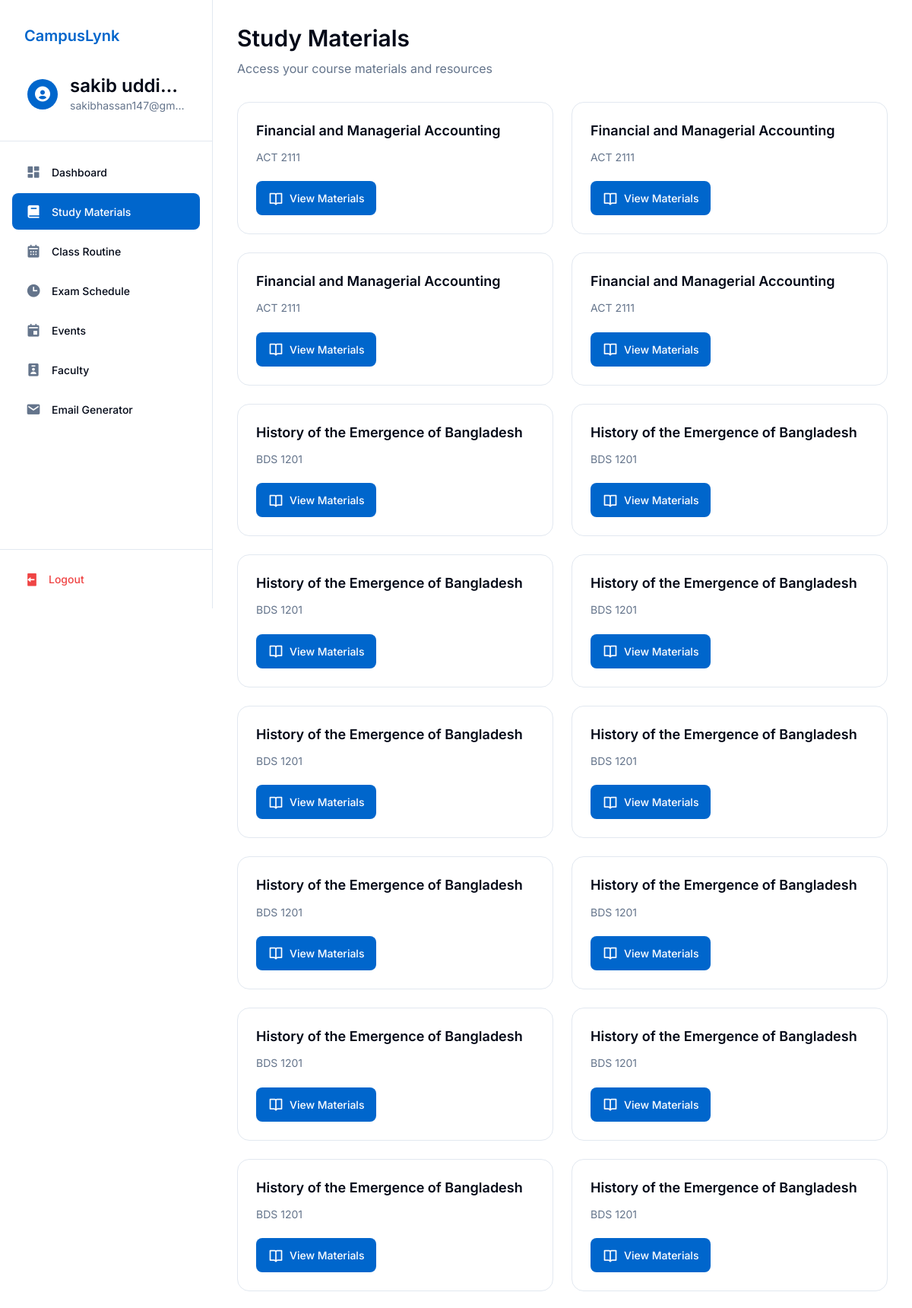
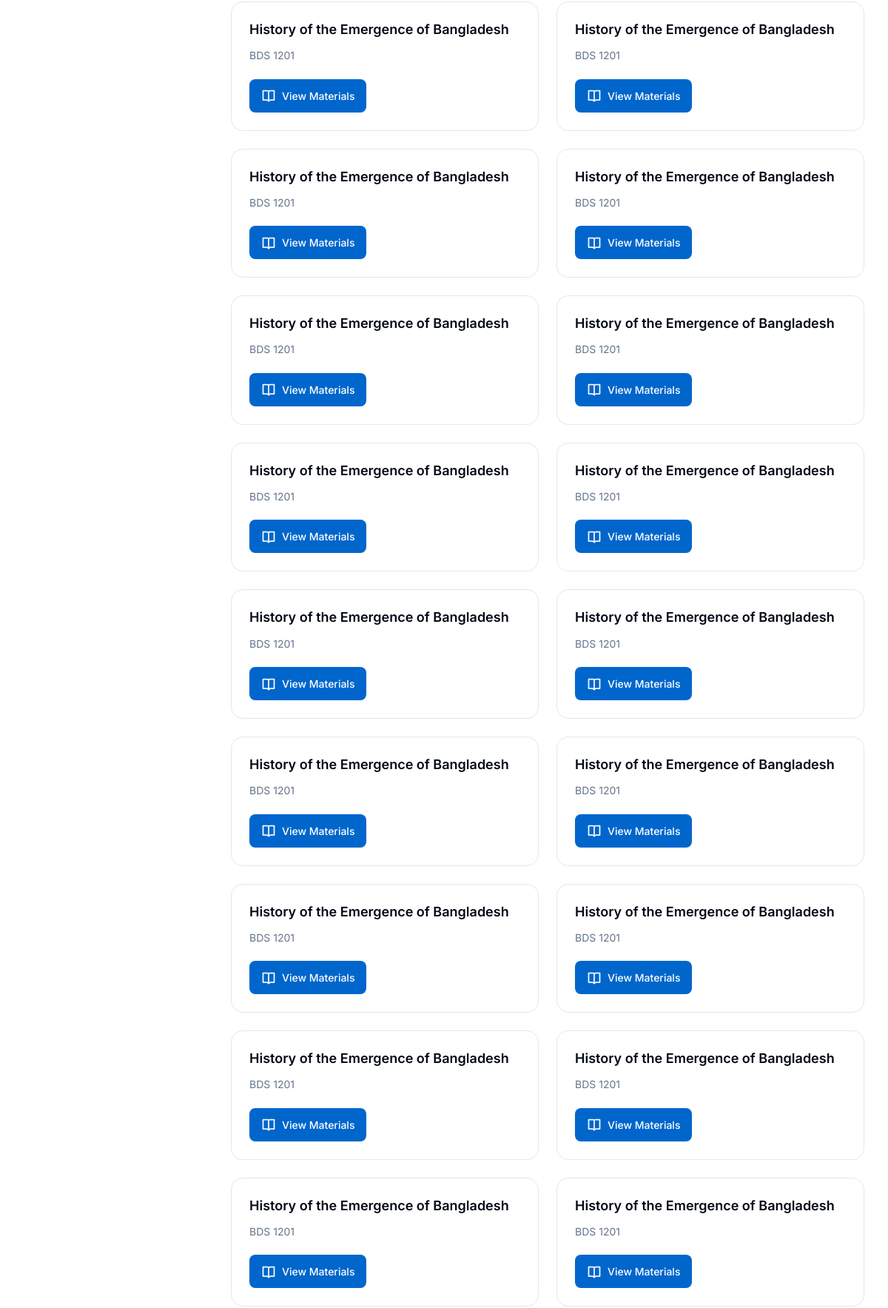
Page /study-materials.php (signed in, upper part) on the committed database (2 pictures, top to bottom).
### tables this page shows
CREATE TABLE `users` (
  `id` int(11) NOT NULL,
  `username` varchar(255) NOT NULL,
  `email` varchar(255) NOT NULL,
  `password` varchar(255) NOT NULL,
  `role` enum('student','faculty','admin') NOT NULL,
  `name` varchar(255) NOT NULL
);

CREATE TABLE `upcoming_courses` (
  `id` int(11) NOT NULL,
  `course_code` varchar(20) NOT NULL,
  `course_title` varchar(100) NOT NULL,
  `section` varchar(10) NOT NULL,
  `time` varchar(20) NOT NULL,
  `day` varchar(20) NOT NULL
);

### study-materials.php (the view, shortened to what this page needs)
<?php
$database = new Database();
$db = $database->getConnection();
try {
    $query = "SELECT * FROM upcoming_courses";
    $stmt = $db->prepare($query);
    $stmt->execute();
    $courses = $stmt->fetchAll(PDO::FETCH_ASSOC);
} catch(PDOException $e) {
    echo "<script>alert('Database Error: " . $e->getMessage() . "');</script>";
}
?>
<!DOCTYPE html>
<html lang="en">
<head>
    <link href='https://unpkg.com/boxicons@2.1.4/css/boxicons.min.css' rel='stylesheet'>
    <link rel="stylesheet" href="css/base.css">
    <link rel="stylesheet" href="css/layout.css">
    <link rel="stylesheet" href="css/components.css">
    <link rel="stylesheet" href="css/study-materials.css">
</head>
<body>
    <?php include 'sidebar.php'; ?>
    <main class="main-content">
        <section class="welcome-section">
            <h1>Study Materials</h1>
            <p class="text-muted">Access your course materials and resources</p>
        </section>
        <div class="course-grid">
            <?php foreach ($courses as $course): ?>
            <div class="course-card">
                <h3 class="course-title"><?php echo htmlspecialchars($course['course_title']); ?></h3>
                <p class="course-description"><?php echo htmlspecialchars($course['course_code']); ?></p>
                <a href="view_materials.php?course_id=<?php echo $course['id']; ?>" class="btn-view-materials">
                    <i class='bx bx-book-open'></i>
                    <span>View Materials</span>
                </a>
            </div>
            <?php endforeach; ?>
        </div>
    </main>
</body>
</html>

### sidebar.php (shortened to what this page needs)
<?php
try {
    $database = new Database();
    $db = $database->getConnection();
    $query = $db->prepare("SELECT name FROM users WHERE email = ?");
    $query->execute([$_SESSION['useremail']]);
    $user = $query->fetch(PDO::FETCH_ASSOC);
} catch (PDOException $e) {
    header("Location: login.php?error=Database Error: " . urlencode($e->getMessage()));
    exit();
}
$current_page = basename($_SERVER['PHP_SELF']);
?>
<link href='https://unpkg.com/boxicons@2.1.4/css/boxicons.min.css' rel='stylesheet'>
<aside class="sidebar">
    <div class="sidebar-header">
        <div class="logo-and-title-div">
            <a href="dashboard.php" class="navbar-brand">CampusLynk</a>
        </div>
        <a href="profile.php" class="user-info">
            <div class="user-avatar">
                <i class='bx bxs-user-circle'></i>
            </div>
            <div class="user-details">
                <h3 class="user-name"><?php echo htmlspecialchars($user['name']); ?></h3>
                <p class="user-email"><?php echo htmlspecialchars($_SESSION['useremail']); ?></p>
            </div>
        </a>
    </div>
    <div class="sidebar-content">
        <ul class="nav-links">
            <li>
                <a href="dashboard.php" class="nav-link <?php echo $current_page === 'dashboard.php' ? 'active' : ''; ?>">
                    <i class='bx bxs-dashboard'></i>
                    <span>Dashboard</span>
                </a>
            </li>
            <li>
                <a href="study-materials.php" class="nav-link <?php echo $current_page === 'study-materials.php' ? 'active' : ''; ?>">
                    <i class='bx bxs-book'></i>
                    <span>Study Materials</span>
                </a>
            </li>
            <li>
                <a href="class_routine1.php" class="nav-link <?php echo $current_page === 'class_routine1.php' ? 'active' : ''; ?>">
                    <i class='bx bxs-calendar'></i>
                    <span>Class Routine</span>
                </a>
            </li>
            <li>
                <a href="exam_schedule.php" class="nav-link <?php echo $current_page === 'exam_schedule.php' ? 'active' : ''; ?>">
                    <i class='bx bxs-time'></i>
                    <span>Exam Schedule</span>
                </a>
            </li>
            <li>
                <a href="eventpage.php" class="nav-link <?php echo $current_page === 'eventpage.php' ? 'active' : ''; ?>">
                    <i class='bx bxs-calendar-event'></i>
                    <span>Events</span>
                </a>
            </li>
            <li>
                <a href="faculty.php" class="nav-link <?php echo $current_page === 'faculty.php' ? 'active' : ''; ?>">
                    <i class='bx bxs-user-badge'></i>
                    <span>Faculty</span>
                </a>
            </li>
            <li>
                <a href="email_assistant.php" class="nav-link <?php echo $current_page === 'email_assistant.php' ? 'active' : ''; ?>">
                    <i class='bx bxs-envelope'></i>
                    <span>Email Generator</span>
                </a>
            </li>
        </ul>
    </div>
    <div class="sidebar-footer">
        <a href="logout.php" class="logout-btn">
            <i class='bx bxs-log-out'></i>
            <span>Logout</span>
        </a>
    </div>
</aside>

### css/base.css (style rules this page uses)
:root { --background: #ffffff; --foreground: #020817; --card: #ffffff; --card-foreground: #020817; --popover: #ffffff; --popover-foreground: #020817; --primary: #0066cc; --primary-foreground: #ffffff; --secondary: #f1f5f9; --secondary-foreground: #0f172a; --muted: #f1f5f9; --muted-foreground: #64748b; --accent: #f1f5f9; --accent-foreground: #0f172a; --destructive: #ef4444; --destructive-foreground: #ffffff; --success: #16a34a; --success-foreground: #ffffff; --border: #e2e8f0; --input: #e2e8f0; --ring: #0066cc; --spacing-1: 0.25rem; --spacing-2: 0.5rem; --spacing-3: 0.75rem; --spacing-4: 1rem; --spacing-5: 1.25rem; --spacing-6: 1.5rem; --spacing-8: 2rem; --spacing-10: 2.5rem; --spacing-12: 3rem; --radius-sm: 0.125rem; --radius: 0.5rem; --radius-md: 0.75rem; --radius-lg: 1rem; --shadow-sm: 0 1px 2px rgba(0, 0, 0, 0.05); --shadow: 0 1px 3px rgba(0, 0, 0, 0.1), 0 1px 2px rgba(0, 0, 0, 0.06); --shadow-md: 0 4px 6px -1px rgba(0, 0, 0, 0.1), 0 2px 4px -1px rgba(0, 0, 0, 0.06); --shadow-lg: 0 10px 15px -3px rgba(0, 0, 0, 0.1), 0 4px 6px -2px rgba(0, 0, 0, 0.05); }
* { margin: 0; padding: 0; box-sizing: border-box; font-family: 'Inter', sans-serif; }
body { background-color: var(--background); color: var(--foreground); line-height: 1.5; }
h1, h2, h3, h4, h5, h6 { font-weight: 600; line-height: 1.25; margin-bottom: var(--spacing-4); }
h1 { font-size: 2.25rem; }
h3 { font-size: 1.5rem; }
.text-muted { color: var(--muted-foreground); }
.main-content { margin-left: 280px; padding: 2rem; min-height: 100vh; background-color: var(--background); }

### css/layout.css (style rules this page uses)
:root { --sidebar-width: 280px; }
.main-content { margin-left: var(--sidebar-width); padding: 2rem; min-height: 100vh; background: var(--background); }
.sidebar { width: var(--sidebar-width); height: 100vh; background-color: var(--background); border-right: 1px solid var(--border); display: flex; flex-direction: column; position: fixed; left: 0; top: 0; z-index: 1000; overflow-y: auto; }
.sidebar-header { padding: 1.5rem; border-bottom: 1px solid var(--border); display: flex; flex-direction: column; gap: 1rem; background: var(--background); }
.logo-and-title-div { display: flex; align-items: center; gap: 0.75rem; text-decoration: none; padding: 0.5rem; border-radius: var(--radius); transition: background-color 0.2s; }
.navbar-brand { color: var(--primary); font-size: 1.25rem; font-weight: 600; text-decoration: none; }
.user-info { display: flex; align-items: center; gap: 1rem; padding: 0.75rem; border-radius: var(--radius); transition: background-color 0.2s; text-decoration: none; }
.user-avatar { width: 40px; height: 40px; border-radius: 50%; background: var(--primary); display: flex; align-items: center; justify-content: center; flex-shrink: 0; }
.user-avatar i { font-size: 1.5rem; color: var(--primary-foreground); }
.user-details { flex: 1; min-width: 0; }
.user-name { font-weight: 600; color: var(--foreground); margin: 0; white-space: nowrap; overflow: hidden; text-overflow: ellipsis; }
.user-email { font-size: 0.875rem; color: var(--muted-foreground); margin: 0; white-space: nowrap; overflow: hidden; text-overflow: ellipsis; }
.sidebar-content { flex: 1; display: flex; flex-direction: column; padding: 1rem 0; }
.nav-links { list-style: none; padding: 0 1rem; margin: 0; }
.nav-links li { margin-bottom: 0.25rem; }
.nav-link { display: flex; align-items: center; gap: 0.75rem; padding: 0.75rem 1rem; color: var(--foreground); text-decoration: none; border-radius: var(--radius); transition: all 0.2s; font-size: 0.875rem; font-weight: 500; }
.nav-link.active { background-color: var(--primary); color: var(--primary-foreground); }
.nav-link.active i { color: inherit; }
.nav-link i { font-size: 1.25rem; width: 1.5rem; height: 1.5rem; display: inline-flex; align-items: center; justify-content: center; color: var(--muted-foreground); }
.sidebar-footer { padding: 1rem; border-top: 1px solid var(--border); background: var(--background); }
.logout-btn { display: flex; align-items: center; gap: 0.75rem; padding: 0.75rem 1rem; width: 100%; color: var(--destructive); text-decoration: none; border-radius: var(--radius); transition: all 0.2s; font-size: 0.875rem; font-weight: 500; }
.logout-btn i { font-size: 1.25rem; }
.welcome-section { margin-bottom: 2rem; }
.welcome-section h1 { font-size: 1.875rem; font-weight: 600; color: var(--foreground); margin-bottom: 0.5rem; }

### rows in the picture
users: name "sakib uddi…"
upcoming_courses: course_title "Financial and Managerial Accounting", course_code "ACT 2111"
upcoming_courses: course_title "Financial and Managerial Accounting", course_code "ACT 2111"
upcoming_courses: course_title "Financial and Managerial Accounting", course_code "ACT 2111"
upcoming_courses: course_title "Financial and Managerial Accounting", course_code "ACT 2111"
upcoming_courses: course_title "History of the Emergence of Bangladesh", course_code "BDS 1201"
upcoming_courses: course_title "History of the Emergence of Bangladesh", course_code "BDS 1201"
upcoming_courses: course_title "History of the Emergence of Bangladesh", course_code "BDS 1201"
upcoming_courses: course_title "History of the Emergence of Bangladesh", course_code "BDS 1201"
upcoming_courses: course_title "History of the Emergence of Bangladesh", course_code "BDS 1201"
upcoming_courses: course_title "History of the Emergence of Bangladesh", course_code "BDS 1201"
upcoming_courses: course_title "History of the Emergence of Bangladesh", course_code "BDS 1201"
upcoming_courses: course_title "History of the Emergence of Bangladesh", course_code "BDS 1201"
upcoming_courses: course_title "History of the Emergence of Bangladesh", course_code "BDS 1201"
upcoming_courses: course_title "History of the Emergence of Bangladesh", course_code "BDS 1201"
upcoming_courses: course_title "History of the Emergence of Bangladesh", course_code "BDS 1201"
upcoming_courses: course_title "History of the Emergence of Bangladesh", course_code "BDS 1201"
upcoming_courses: course_title "History of the Emergence of Bangladesh", course_code "BDS 1201"
upcoming_courses: course_title "History of the Emergence of Bangladesh", course_code "BDS 1201"
upcoming_courses: course_title "History of the Emergence of Bangladesh", course_code "BDS 1201"
upcoming_courses: course_title "History of the Emergence of Bangladesh", course_code "BDS 1201"
upcoming_courses: course_title "History of the Emergence of Bangladesh", course_code "BDS 1201"
upcoming_courses: course_title "History of the Emergence of Bangladesh", course_code "BDS 1201"
upcoming_courses: course_title "History of the Emergence of Bangladesh", course_code "BDS 1201"
upcoming_courses: course_title "History of the Emergence of Bangladesh", course_code "BDS 1201"
upcoming_courses: course_title "History of the Emergence of Bangladesh", course_code "BDS 1201"
upcoming_courses: course_title "History of the Emergence of Bangladesh", course_code "BDS 1201"
upcoming_courses: course_title "History of the Emergence of Bangladesh", course_code "BDS 1201"
upcoming_courses: course_title "History of the Emergence of Bangladesh", course_code "BDS 1201"
upcoming_courses: course_title "History of the Emergence of Bangladesh", course_code "BDS 1201"
upcoming_courses: course_title "History of the Emergence of Bangladesh", course_code "BDS 1201"
upcoming_courses: course_title "History of the Emergence of Bangladesh", course_code "BDS 1201"
upcoming_courses: course_title "History of the Emergence of Bangladesh", course_code "BDS 1201"
upcoming_courses: course_title "History of the Emergence of Bangladesh", course_code "BDS 1201"
upcoming_courses: course_title "History of the Emergence of Bangladesh", course_code "BDS 1201"

### other values in the picture
$_SESSION['useremail'] "sakibhassan147@gm…"
